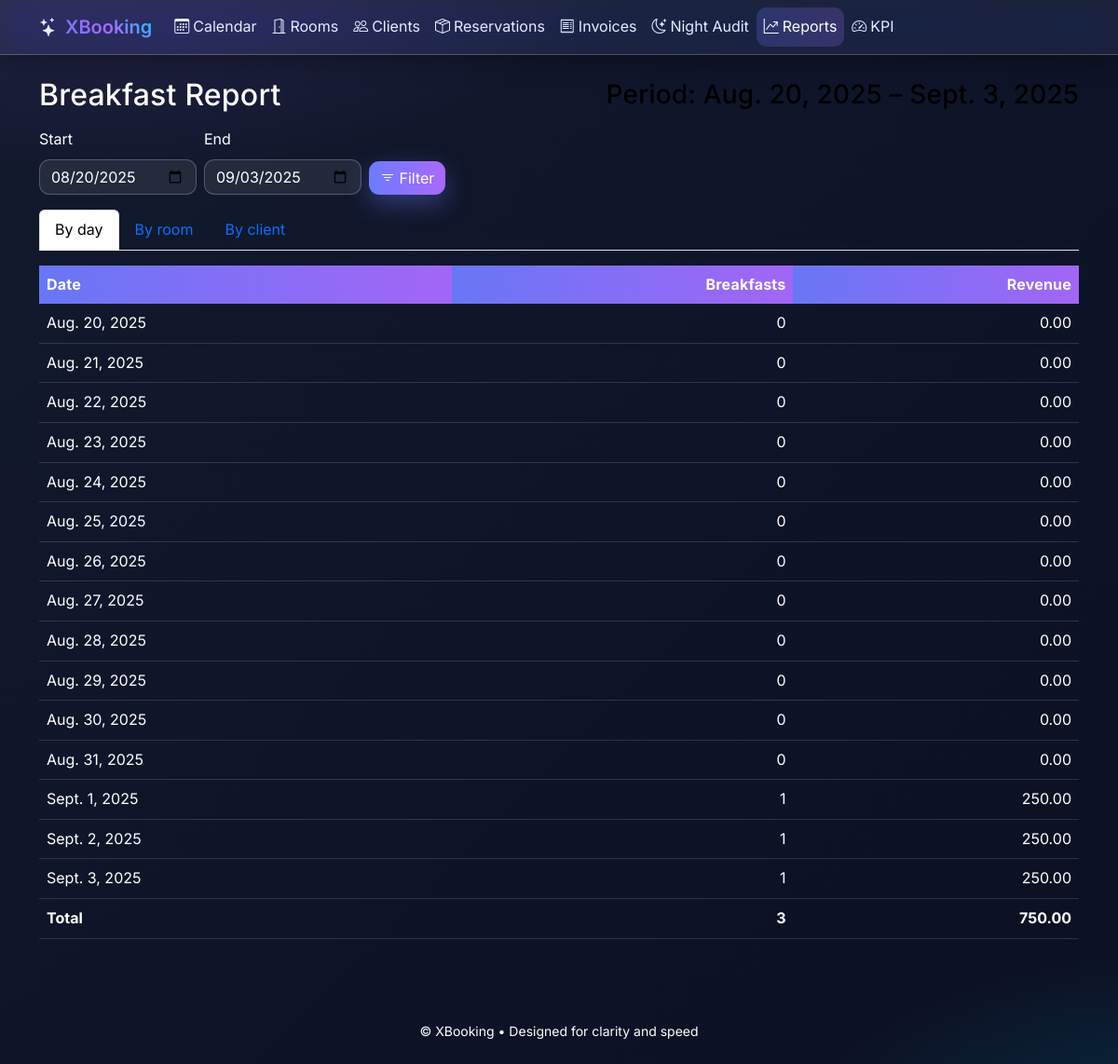
Screenshot of /reports/breakfast/ with the database file from the repository.
### hotellapp/models.py (models this page shows, shortened)
class Reservation(models.Model):
    class Status(models.TextChoices):
        BOOKED = "booked", "Booked"
        CHECKED_IN = "checked_in", "Checked-in"
        CHECKED_OUT = "checked_out", "Checked-out"
        CANCELED = "canceled", "Canceled"
    client = models.ForeignKey(Client, on_delete=models.CASCADE, related_name="reservations")
    room = models.ForeignKey(Room, on_delete=models.PROTECT, related_name="reservations")
    check_in = models.DateField()
    check_out = models.DateField()
    status = models.CharField(max_length=20, choices=Status.choices, default=Status.BOOKED)
    breakfast_included = models.BooleanField(default=False)
    breakfast_price = models.DecimalField(max_digits=8, decimal_places=2, default=Decimal("0.00"))
    created_at = models.DateTimeField(auto_now_add=True)
    updated_at = models.DateTimeField(auto_now=True)
    class Meta:
        constraints = [
            models.CheckConstraint(name="check_in_before_check_out", check=Q(check_in__lt=F("check_out"))),
        ]
        ordering = ["-created_at"]

### hotellapp/breakfast_views.py (the view)
# urls.py: path("reports/breakfast/", ReportBreakfastView.as_view(), name="report_breakfast"),
class ReportBreakfastView(TemplateView):
    template_name = "hotellapp/report_breakfast.html"
    def _parse_date(self, s: str | None) -> date | None:
        if not s:
            return None
        try:
            y, m, d = [int(x) for x in s.split("-")]
            return date(y, m, d)
        except Exception:
            return None
    def get_context_data(self, **kwargs):
        ctx = super().get_context_data(**kwargs)
        today = timezone.localdate()
        start = self._parse_date(self.request.GET.get("start")) or (today - timedelta(days=14))
        end = self._parse_date(self.request.GET.get("end")) or today
        if end < start:
            start, end = end, start
        days = []
        d = start
        while d <= end:
            days.append(d)
            d += timedelta(days=1)
        qs = Reservation.objects.filter(
            breakfast_included=True,
            status__in=[
                Reservation.Status.BOOKED,
                Reservation.Status.CHECKED_IN,
                Reservation.Status.CHECKED_OUT,
            ],
            check_in__lt=end + timedelta(days=1),  # overlap condition
            check_out__gt=start,
        ).select_related("room", "client")
        per_day_count: dict[date, int] = {day: 0 for day in days}
        per_day_revenue: dict[date, Decimal] = {day: Decimal("0.00") for day in days}
        by_room: dict[str, dict] = {}
        by_client: dict[str, dict] = {}
        for r in qs:
            night = max(r.check_in, start)
            last = min(r.check_out, end + timedelta(days=0))
            while night < min(r.check_out, end + timedelta(days=1)):
                if start <= night <= end:
                    per_day_count[night] += 1
                    per_day_revenue[night] += (r.breakfast_price or Decimal("0.00"))
                    room_key = f"{r.room.number}"
                    rc = by_room.setdefault(room_key, {"room": r.room, "count": 0, "revenue": Decimal("0.00")})
                    rc["count"] += 1
                    rc["revenue"] += (r.breakfast_price or Decimal("0.00"))
                    client_key = f"{r.client.pk}:{r.client.first_name} {r.client.last_name}"
                    cc = by_client.setdefault(client_key, {"client": r.client, "count": 0, "revenue": Decimal("0.00")})
                    cc["count"] += 1
                    cc["revenue"] += (r.breakfast_price or Decimal("0.00"))
                night += timedelta(days=1)
        rows = [
            {
                "date": day,
                "count": per_day_count[day],
                "revenue": per_day_revenue[day].quantize(Decimal("0.01")),
            }
            for day in days
        ]
        total_count = sum(x["count"] for x in rows)
        total_revenue = sum((x["revenue"] for x in rows), Decimal("0.00")).quantize(Decimal("0.01"))
        ctx.update(
            {
                "start": start,
                "end": end,
                "rows": rows,
                "total_count": total_count,
                "total_revenue": total_revenue,
                "by_room": sorted(
                    [
                        {
                            "room": k,
                            "count": v["count"],
                            "revenue": v["revenue"].quantize(Decimal("0.01")),
                        }
                        for k, v in by_room.items()
                    ],
                    key=lambda r: (-r["count"], r["room"]),
                ),
                "by_client": sorted(
                    [
                        {
                            "client": k.split(":", 1)[1],
                            "count": v["count"],
                            "revenue": v["revenue"].quantize(Decimal("0.01")),
                        }
                        for k, v in by_client.items()
                    ],
                    key=lambda r: (-r["count"], r["client"]),
                ),
            }
        )
        return ctx

### templates/hotellapp/report_breakfast.html (shortened to what this page needs)
{% extends "hotellapp/base.html" %}
{% block content %}
<h2 class="d-flex justify-content-between align-items-center">
  <span>Breakfast Report</span>
  <small class="text-muted">Period: {{ start }} – {{ end }}</small>
</h2>
<form method="get" class="row gy-2 gx-2 align-items-end mb-3">
  <div class="col-auto">
    <label class="form-label">Start</label>
    <input type="date" name="start" value="{{ start|date:'Y-m-d' }}" class="form-control" />
  </div>
  <div class="col-auto">
    <label class="form-label">End</label>
    <input type="date" name="end" value="{{ end|date:'Y-m-d' }}" class="form-control" />
  </div>
  <div class="col-auto">
    <button class="btn btn-primary"><i class="bi bi-filter"></i> Filter</button>
  </div>
</form>
<ul class="nav nav-tabs" role="tablist">
  <li class="nav-item"><button class="nav-link active" data-bs-toggle="tab" data-bs-target="#by-day" type="button" role="tab">By day</button></li>
  <li class="nav-item"><button class="nav-link" data-bs-toggle="tab" data-bs-target="#by-room" type="button" role="tab">By room</button></li>
  <li class="nav-item"><button class="nav-link" data-bs-toggle="tab" data-bs-target="#by-client" type="button" role="tab">By client</button></li>
</ul>
<div class="tab-content pt-3">
  <div class="tab-pane fade show active" id="by-day" role="tabpanel">
    <div class="table-responsive">
      <table class="table table-hover align-middle">
        <thead class="table-light">
          <tr>
            <th>Date</th>
            <th class="text-end">Breakfasts</th>
            <th class="text-end">Revenue</th>
          </tr>
        </thead>
        <tbody>
          {% for r in rows %}
            <tr>
              <td>{{ r.date }}</td>
              <td class="text-end">{{ r.count }}</td>
              <td class="text-end">{{ r.revenue }}</td>
            </tr>
          {% empty %}
            <tr><td colspan="3" class="text-center text-muted">No data for the selected range.</td></tr>
          {% endfor %}
        </tbody>
        <tfoot>
          <tr class="table-light">
            <th>Total</th>
            <th class="text-end">{{ total_count }}</th>
            <th class="text-end">{{ total_revenue }}</th>
          </tr>
        </tfoot>
      </table>
    </div>
  </div>
</div>
{% endblock %}

### static/css/app.css (style rules this page uses)
:root { --brand-primary: #5b6cff; --brand-secondary: #9b5de5; --brand-accent: #00d4ff; --brand-success: #22c55e; --brand-danger: #ef4444; --brand-warning: #f59e0b; --bg-900: #0f172a; --bg-800: #1e293b; --text-100: #ffffff; --text-300: #1e50af; --text-muted: #000000; --status-booked: var(--brand-primary); --status-checked-in: #16a34a; --status-checked-out: #7c3aed; --status-canceled: #dc2626; --room-available: #14b8a6; --room-occupied: #f97316; --room-cleaning: #facc15; --surface: rgba(255,255,255,0.06); --surface-strong: rgba(255,255,255,0.10); --border: rgba(255,255,255,0.15); --space-1: .25rem; --space-2: .5rem; --space-3: .75rem; --space-4: 1rem; --space-6: 1.5rem; --space-8: 2rem; }
html, body { height: 100%; }
body { font-family: "Inter", system-ui, -apple-system, "Segoe UI", Roboto, "Helvetica Neue", Arial, "Noto Sans", sans-serif; line-height: 1.6; background: radial-gradient(1200px 600px at 0% 0%, rgba(155,93,229,0.14), transparent 50%), radial-gradient(1200px 600px at 100% 100%, rgba(0,212,255,0.14), transparent 50%), linear-gradient(135deg, var(--bg-800), var(--bg-900)); color: var(--text-100); }
p, li, dt, dd, label, td, th, small, span, .form-label { color: var(--text-100); }
h1, h2, h3, h4, h5 { letter-spacing: .2px; margin-bottom: var(--space-4); color: var(--text-100); }
.text-muted { color: var(--text-muted) !important; }
.btn { border-radius: .7rem; }
.btn-primary { background: linear-gradient(90deg, var(--brand-primary), var(--brand-secondary)); border: 0; box-shadow: 0 8px 20px rgba(91,108,255,0.25); transition: all .25s ease; color: #fff; }
.table, .table tbody, .table tr, .table td, .table th { color: var(--text-100) !important; background-color: transparent; }
.table thead th { background: linear-gradient(90deg, rgba(91,108,255,.9), rgba(155,93,229,.9)); color: #fff !important; border: 0; }
.table > :not(caption) > * > * { border-color: rgba(255,255,255,0.15); }
.table-light, .table-light > * > tr > th, .table-light > * > tr > td { background-color: rgba(255,255,255,0.08) !important; color: var(--text-100) !important; border-color: rgba(255,255,255,0.15) !important; }
.form-label { color: var(--text-100); }
.form-control, .form-select, .form-control:disabled, .form-select:disabled { background: rgba(255,255,255,0.06); border: 1px solid var(--border); color: var(--text-100); border-radius: .7rem; }
.form-control::placeholder { color: var(--text-muted); opacity: 1; }

### static/css/theme_modern.css (style rules this page uses)
:root { --aurora-1: #6c7bff; --aurora-2: #a969ff; --aurora-3: #00d0ff; --aurora-ink: #e8ecff; --aurora-ink-soft: rgba(232, 236, 255, 0.7); --surface-0: rgba(255,255,255,0.08); --surface-1: rgba(255,255,255,0.12); --border-strong: rgba(255,255,255,0.22); }
body { background: radial-gradient(1200px 600px at 10% -10%, rgba(169,105,255,0.18), transparent 50%), radial-gradient(1000px 500px at 110% 110%, rgba(0,208,255,0.18), transparent 50%), linear-gradient(135deg, #121a2e, #0b1022) !important; color: var(--aurora-ink); }
.form-control, .form-select { background: rgba(255,255,255,0.08) !important; color: #fff !important; border: 1px solid var(--border-strong) !important; border-radius: .7rem !important; }
.form-control::placeholder { color: rgba(232,236,255,.55) !important; }
.btn { border-radius: .7rem !important; }
.btn-primary { background: linear-gradient(90deg, var(--aurora-1), var(--aurora-2)) !important; border: 0 !important; color: #fff !important; box-shadow: 0 10px 26px rgba(108,123,255,.35) !important; }
.table, .table tbody, .table tr, .table td, .table th { color: #fff !important; background-color: transparent !important; border-color: rgba(255,255,255,0.14) !important; }
.table thead th { background: linear-gradient(90deg, rgba(108,123,255,.95), rgba(169,105,255,.95)) !important; border: 0 !important; color: #fff !important; text-transform: none; letter-spacing: .2px; }
.table-hover tbody tr { transition: background .18s ease, transform .06s ease; }

### rows the page displays
Reservation: date "Sept. 1, 2025", count "1", revenue "250.00"

### other values shown
{{ start }} "Aug. 20, 2025"
{{ end }} "Sept. 3, 2025"
{{ r.date }} "Aug. 20, 2025" "Aug. 21, 2025" "Aug. 22, 2025" "Aug. 23, 2025" "Aug. 24, 2025" "Aug. 25, 2025" "Aug. 26, 2025" "Aug. 27, 2025" "Aug. 28, 2025" "Aug. 29, 2025" "Aug. 30, 2025" "Aug. 31, 2025" "Sept. 2, 2025" "Sept. 3, 2025"
{{ r.count }} "0" "0" "0" "0" "0" "0" "0" "0" "0" "0" "0" "0" "1" "1"
{{ r.revenue }} "0.00" "0.00" "0.00" "0.00" "0.00" "0.00" "0.00" "0.00" "0.00" "0.00" "0.00" "0.00" "250.00" "250.00"
{{ total_count }} "3"
{{ total_revenue }} "750.00"
